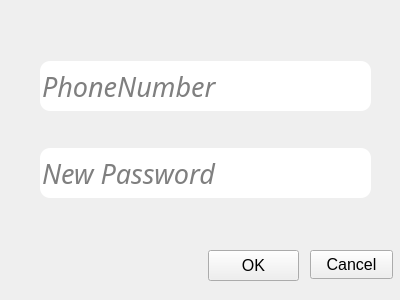
<?xml version="1.0" encoding="UTF-8"?>
<ui version="4.0">
 <class>ForgotPass</class>
 <widget class="QWidget" name="ForgotPass">
  <property name="geometry">
   <rect>
    <x>0</x>
    <y>0</y>
    <width>400</width>
    <height>300</height>
   </rect>
  </property>
  <property name="windowTitle">
   <string>Form</string>
  </property>
  <property name="styleSheet">
   <string notr="true">border-image: url(:/new/prefix1/oldmap.jpg);</string>
  </property>
  <widget class="QPushButton" name="pushButton_2">
   <property name="geometry">
    <rect>
     <x>310</x>
     <y>250</y>
     <width>83</width>
     <height>29</height>
    </rect>
   </property>
   <property name="font">
    <font>
     <pointsize>12</pointsize>
    </font>
   </property>
   <property name="text">
    <string>Cancel</string>
   </property>
  </widget>
  <widget class="QPushButton" name="pushButton">
   <property name="geometry">
    <rect>
     <x>208</x>
     <y>250</y>
     <width>91</width>
     <height>31</height>
    </rect>
   </property>
   <property name="font">
    <font>
     <pointsize>12</pointsize>
    </font>
   </property>
   <property name="text">
    <string>OK</string>
   </property>
  </widget>
  <widget class="QWidget" name="">
   <property name="geometry">
    <rect>
     <x>40</x>
     <y>30</y>
     <width>331</width>
     <height>201</height>
    </rect>
   </property>
   <layout class="QVBoxLayout" name="verticalLayout">
    <item>
     <widget class="QLineEdit" name="lineEdit">
      <property name="minimumSize">
       <size>
        <width>0</width>
        <height>50</height>
       </size>
      </property>
      <property name="font">
       <font>
        <family>High Tower Text</family>
        <pointsize>20</pointsize>
        <italic>true</italic>
        <bold>false</bold>
       </font>
      </property>
      <property name="styleSheet">
       <string notr="true">border-radius:10px;
font: italic 20pt &quot;High Tower Text&quot;;
</string>
      </property>
      <property name="text">
       <string/>
      </property>
      <property name="placeholderText">
       <string>PhoneNumber</string>
      </property>
     </widget>
    </item>
    <item>
     <widget class="QLineEdit" name="lineEdit_2">
      <property name="minimumSize">
       <size>
        <width>0</width>
        <height>50</height>
       </size>
      </property>
      <property name="font">
       <font>
        <family>High Tower Text</family>
        <pointsize>20</pointsize>
        <italic>true</italic>
        <bold>false</bold>
       </font>
      </property>
      <property name="styleSheet">
       <string notr="true">border-radius:10px;
font: italic 20pt &quot;High Tower Text&quot;;
</string>
      </property>
      <property name="echoMode">
       <enum>QLineEdit::Password</enum>
      </property>
      <property name="placeholderText">
       <string>New Password</string>
      </property>
     </widget>
    </item>
   </layout>
  </widget>
 </widget>
 <resources/>
 <connections/>
</ui>
